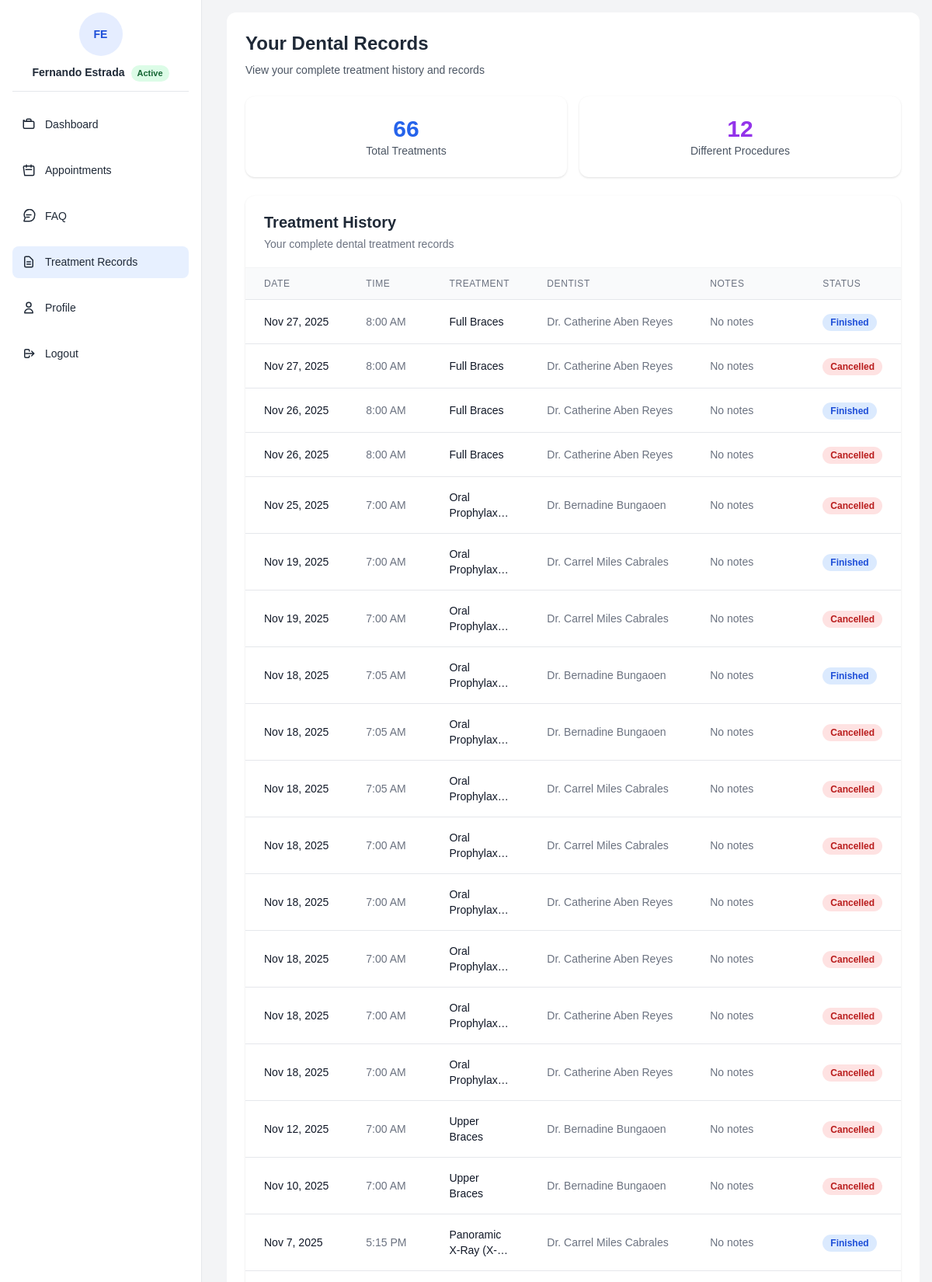
Page /records.php (signed in, upper part) on the committed database.
### tables this page shows
CREATE TABLE `tbl_treatment_history` (
  `History_Id` int(11) NOT NULL,
  `Appointment_Id` int(11) DEFAULT NULL,
  `Patient_Id` int(11) DEFAULT NULL,
  `Patient_Email` varchar(255) NOT NULL,
  `Dentist_Id` int(11) NOT NULL,
  `Procedure_Name` varchar(255) NOT NULL,
  `Treatment_Date` date NOT NULL,
  `Treatment_Time` time NOT NULL,
  `Room` varchar(64) DEFAULT NULL,
  `Admin_Notes` text DEFAULT NULL
);

CREATE TABLE `tbl_appointments` (
  `Appointment_Id` int(11) NOT NULL,
  `Email` varchar(255) NOT NULL,
  `Patient_Id` int(11) DEFAULT NULL,
  `Dentist_Id` int(11) NOT NULL,
  `Procedure` varchar(255) NOT NULL,
  `Date` date NOT NULL,
  `Time` time NOT NULL,
  `Room` varchar(64) DEFAULT NULL,
  `Admin_Notes` text DEFAULT NULL,
  `Status` enum('Pending','Booked','Confirmed','Ongoing','Finished','Cancelled') NOT NULL DEFAULT 'Pending',
  `has_multiple_treatments` tinyint(1) NOT NULL DEFAULT 0,
  `Reschedule_Count` int(11) NOT NULL DEFAULT 0,
  `Updated_At` timestamp NULL DEFAULT NULL,
  `Duration` int(11) DEFAULT NULL
);

### records.php (the view, shortened to what this page needs)
<?php
include 'db_connect.php';
$email = $_SESSION['email'];
$records = [];
$rec_stmt = $conn->prepare("SELECT th.History_Id, th.Appointment_Id, th.Treatment_Date, th.Treatment_Time, th.Procedure_Name, th.Admin_Notes, COALESCE(d.Name, th.Dentist_Id) as Dentist_Name FROM tbl_treatment_history th LEFT JOIN tbl_dentist d ON th.Dentist_Id = d.Dentist_id WHERE th.Patient_Email = ? ORDER BY th.Treatment_Date DESC, th.Treatment_Time DESC");
$rec_stmt->bind_param("s", $email);
$rec_stmt->execute();
$rec_result = $rec_stmt->get_result();
while ($row = $rec_result->fetch_assoc()) {
  $row['Status'] = 'Finished';
  $records[] = $row;
}
$can_stmt = $conn->prepare("SELECT a.Appointment_Id as History_Id, a.Appointment_Id, a.Date as Treatment_Date, a.Time as Treatment_Time, a.`Procedure` as Procedure_Name, a.Admin_Notes, COALESCE(d.Name, a.Dentist_Id) as Dentist_Name, 'Cancelled' AS Status FROM tbl_appointments a LEFT JOIN tbl_dentist d ON a.Dentist_Id = d.Dentist_id WHERE a.Email = ? AND a.Status = 'Cancelled' ORDER BY a.Date DESC, a.Time DESC");
if ($can_stmt) {
  $can_stmt->bind_param("s", $email);
  $can_stmt->execute();
  $can_res = $can_stmt->get_result();
  while ($row = $can_res->fetch_assoc()) { $records[] = $row; }
}
$cmp = function($a, $b){
  $at = strtotime(($a['Treatment_Date'] ?? '1970-01-01') . ' ' . ($a['Treatment_Time'] ?? '00:00:00'));
  $bt = strtotime(($b['Treatment_Date'] ?? '1970-01-01') . ' ' . ($b['Treatment_Time'] ?? '00:00:00'));
  return $bt <=> $at;
};
if (!empty($records)) { usort($records, $cmp); }
$totalTreatments = 0;
$uniqueProcedures = 0;
if (!empty($records)) {
  $totalTreatments = count($records);
  $procs = [];
  foreach ($records as $r) {
    if (!empty($r['Procedure_Name'])) { $procs[] = (string)$r['Procedure_Name']; }
  }
  $uniqueProcedures = count(array_unique($procs));
}
?>
<!DOCTYPE html>
<html lang="en">
<head>
  <script src="https://cdn.tailwindcss.com"></script>
  <link rel="stylesheet" href="patients.css" />
</head>
<body class="bg-gray-100 min-h-screen flex flex-col">
  <div class="layout">
    <?php if (file_exists(__DIR__ . '/patient_sidebar.php')) { include 'patient_sidebar.php'; } ?>
    <main class="content-wrapper">
      <div class="content">
        <div class="content-inner">
          <h1 class="text-2xl font-bold text-gray-800 mb-2">Your Dental Records</h1>
          <p class="text-gray-600 text-sm mb-6">View your complete treatment history and records</p>
      <?php if (count($records) > 0): ?>
        <div class="grid grid-cols-1 md:grid-cols-2 gap-4 mb-6">
          <div class="bg-white shadow rounded-xl p-6 text-center">
            <div class="text-3xl font-bold text-blue-600"><?= $totalTreatments ?></div>
            <div class="text-sm text-gray-600">Total Treatments</div>
          </div>
          <div class="bg-white shadow rounded-xl p-6 text-center">
            <div class="text-3xl font-bold text-purple-600"><?= $uniqueProcedures ?></div>
            <div class="text-sm text-gray-600">Different Procedures</div>
          </div>
        </div>
        <div class="bg-white shadow rounded-xl overflow-hidden">
          <div class="px-6 py-5 border-b border-gray-100">
            <h2 class="text-xl font-semibold text-gray-800">Treatment History</h2>
            <p class="text-sm text-gray-500 mt-1">Your complete dental treatment records</p>
          </div>
          <div class="overflow-x-auto">
            <table class="min-w-full divide-y divide-gray-200 table-fixed">
              <thead class="bg-gray-50">
                <tr>
                  <th class="px-6 py-3 text-left text-xs font-medium text-gray-500 uppercase tracking-wider col-date">Date</th>
                  <th class="px-6 py-3 text-left text-xs font-medium text-gray-500 uppercase tracking-wider col-time">Time</th>
                  <th class="px-6 py-3 text-left text-xs font-medium text-gray-500 uppercase tracking-wider col-treatment">Treatment</th>
                  <th class="px-6 py-3 text-left text-xs font-medium text-gray-500 uppercase tracking-wider col-dentist">Dentist</th>
                  <th class="px-6 py-3 text-left text-xs font-medium text-gray-500 uppercase tracking-wider col-notes">Notes</th>
                  <th class="px-6 py-3 text-left text-xs font-medium text-gray-500 uppercase tracking-wider">Status</th>
                </tr>
              </thead>
              <tbody class="bg-white divide-y divide-gray-200">
                <?php foreach ($records as $rec): ?>
                  <tr class="hover:bg-gray-50">
                    <td class="px-6 py-4 whitespace-nowrap text-sm text-gray-900">
                      <?= htmlspecialchars(date('M j, Y', strtotime($rec['Treatment_Date']))) ?>
                    </td>
                    <td class="px-6 py-4 whitespace-nowrap text-sm text-gray-500">
                      <?= htmlspecialchars(date('g:i A', strtotime($rec['Treatment_Time']))) ?>
                    </td>
                    <td class="px-6 py-4 whitespace-normal">
                      <div class="text-sm font-medium text-gray-900 treatment-text"><?= htmlspecialchars($rec['Procedure_Name']) ?></div>
                    </td>
                    <td class="px-6 py-4 whitespace-nowrap text-sm text-gray-500">
                      <?= htmlspecialchars((ctype_digit((string)($rec['Dentist_Name'])) ? 'Dr. #'.$rec['Dentist_Name'] : 'Dr. '.$rec['Dentist_Name'])) ?>
                    </td>
                    <td class="px-6 py-4 text-sm text-gray-500 whitespace-normal">
                      <?= htmlspecialchars($rec['Admin_Notes'] ?? 'No notes') ?>
                    </td>
                    <?php $st = strtoupper($rec['Status'] ?? 'Finished'); $chip = $st==='CANCELLED' ? 'bg-red-100 text-red-700' : 'bg-blue-100 text-blue-700'; ?>
                    <td class="px-6 py-4 whitespace-nowrap">
                      <span class="text-xs font-semibold px-2.5 py-1 rounded-full <?= $chip ?>"><?= htmlspecialchars(ucfirst(strtolower($st))) ?></span>
                    </td>
                  </tr>
                <?php endforeach; ?>
              </tbody>
            </table>
          </div>
        </div>
      <?php endif; ?>
    </div>
  </div>
</body>
</html>

### patients.css (style rules this page uses)
:root { --bg: #f8fafc; --panel: #ffffff; --muted: rgba(29,78,216,0.8); --text: #0f172a; --border: rgba(29,78,216,0.12); --primary: #3b82f6; --primary-strong: #1d4ed8; --shadow: 0 6px 16px rgba(29,78,216,0.06), 0 1px 2px rgba(0,0,0,0.03); --green: #1d4ed8; --yellow: #3b82f6; --red: #1e3a8a; }
* { box-sizing: border-box; }
html, body { margin: 0; padding: 0; }
body { font-family: Arial, sans-serif; background: var(--bg); color: var(--text); line-height: 1.4; }
.layout { display: block; min-height: 100vh; }
.content-wrapper { margin-left: 240px; height: calc(100vh - 56px); overflow-y: auto; }
.content { padding: 16px; min-height: calc(100vh - 56px); padding-bottom: 72px; }
.grid { display:grid; gap: 12px; }

### records.php (style rules this page uses)
.layout { display: flex; min-height: 100vh; }
.content-wrapper { flex: 1; display: flex; flex-direction: column; margin-left: 16px; }
.content { flex: 1; padding: 24px; background: #ffffff; color: #111827; border-radius: 12px; margin: 16px; }
.table-fixed { table-layout: fixed; }
.col-date { width: 110px; }
.col-time { width: 90px; }
.col-dentist { width: 180px; }
.col-notes { width: 150px; }
.col-treatment { width: auto; }
.treatment-text { white-space: normal; overflow: hidden; display: -webkit-box; -webkit-line-clamp: 2; -webkit-box-orient: vertical; }

### patient_sidebar.php (style rules this page uses)
:root { --bg:#ffffff; --text:#1f2937; --muted:#6b7280; --border:#e5e7eb; --hover:#f8fafc; --active-bg:#e7f0ff; --active-border:#bfdbfe; }

### rows in the picture
tbl_treatment_history: Treatment_Date "Nov 27, 2025", Treatment_Time "8:00 AM", Procedure_Name "Full Braces", Dentist_Name "Dr. Catherine Aben Reyes", Admin_Notes "No notes", st "Finished"
tbl_appointments: Date "Nov 27, 2025", Time "8:00 AM", Procedure "Full Braces", Dentist_Name "Dr. Catherine Aben Reyes", Admin_Notes "No notes", st "Cancelled"
tbl_treatment_history: Treatment_Date "Nov 26, 2025", Treatment_Time "8:00 AM", Procedure_Name "Full Braces", Dentist_Name "Dr. Catherine Aben Reyes", Admin_Notes "No notes", st "Finished"
tbl_appointments: Date "Nov 26, 2025", Time "8:00 AM", Procedure "Full Braces", Dentist_Name "Dr. Catherine Aben Reyes", Admin_Notes "No notes", st "Cancelled"
tbl_appointments: Date "Nov 25, 2025", Time "7:00 AM", Procedure "Oral…", Dentist_Name "Dr. Bernadine Bungaoen", Admin_Notes "No notes", st "Cancelled"
tbl_treatment_history: Treatment_Date "Nov 19, 2025", Treatment_Time "7:00 AM", Procedure_Name "Oral…", Dentist_Name "Dr. Carrel Miles Cabrales", Admin_Notes "No notes", st "Finished"
tbl_appointments: Date "Nov 19, 2025", Time "7:00 AM", Procedure "Oral…", Dentist_Name "Dr. Carrel Miles Cabrales", Admin_Notes "No notes", st "Cancelled"
tbl_treatment_history: Treatment_Date "Nov 18, 2025", Treatment_Time "7:05 AM", Procedure_Name "Oral…", Dentist_Name "Dr. Bernadine Bungaoen", Admin_Notes "No notes", st "Finished"
tbl_appointments: Date "Nov 18, 2025", Time "7:05 AM", Procedure "Oral…", Dentist_Name "Dr. Bernadine Bungaoen", Admin_Notes "No notes", st "Cancelled"
tbl_appointments: Date "Nov 18, 2025", Time "7:05 AM", Procedure "Oral…", Dentist_Name "Dr. Carrel Miles Cabrales", Admin_Notes "No notes", st "Cancelled"
tbl_appointments: Date "Nov 18, 2025", Time "7:00 AM", Procedure "Oral…", Dentist_Name "Dr. Carrel Miles Cabrales", Admin_Notes "No notes", st "Cancelled"
tbl_appointments: Date "Nov 18, 2025", Time "7:00 AM", Procedure "Oral…", Dentist_Name "Dr. Catherine Aben Reyes", Admin_Notes "No notes", st "Cancelled"
tbl_appointments: Date "Nov 18, 2025", Time "7:00 AM", Procedure "Oral…", Dentist_Name "Dr. Catherine Aben Reyes", Admin_Notes "No notes", st "Cancelled"
tbl_appointments: Date "Nov 18, 2025", Time "7:00 AM", Procedure "Oral…", Dentist_Name "Dr. Catherine Aben Reyes", Admin_Notes "No notes", st "Cancelled"
tbl_appointments: Date "Nov 18, 2025", Time "7:00 AM", Procedure "Oral…", Dentist_Name "Dr. Catherine Aben Reyes", Admin_Notes "No notes", st "Cancelled"
tbl_appointments: Date "Nov 12, 2025", Time "7:00 AM", Procedure "Upper Braces", Dentist_Name "Dr. Bernadine Bungaoen", Admin_Notes "No notes", st "Cancelled"
tbl_appointments: Date "Nov 10, 2025", Time "7:00 AM", Procedure "Upper Braces", Dentist_Name "Dr. Bernadine Bungaoen", Admin_Notes "No notes", st "Cancelled"
tbl_treatment_history: Treatment_Date "Nov 7, 2025", Treatment_Time "5:15 PM", Procedure_Name "Panoramic…", Dentist_Name "Dr. Carrel Miles Cabrales", Admin_Notes "No notes", st "Finished"

### other values in the picture
$__initials "FE"
$__fullName ?: 'My Account' "Fernando Estrada"
$__pstatus "Active"
$totalTreatments "66"
$uniqueProcedures "12"
